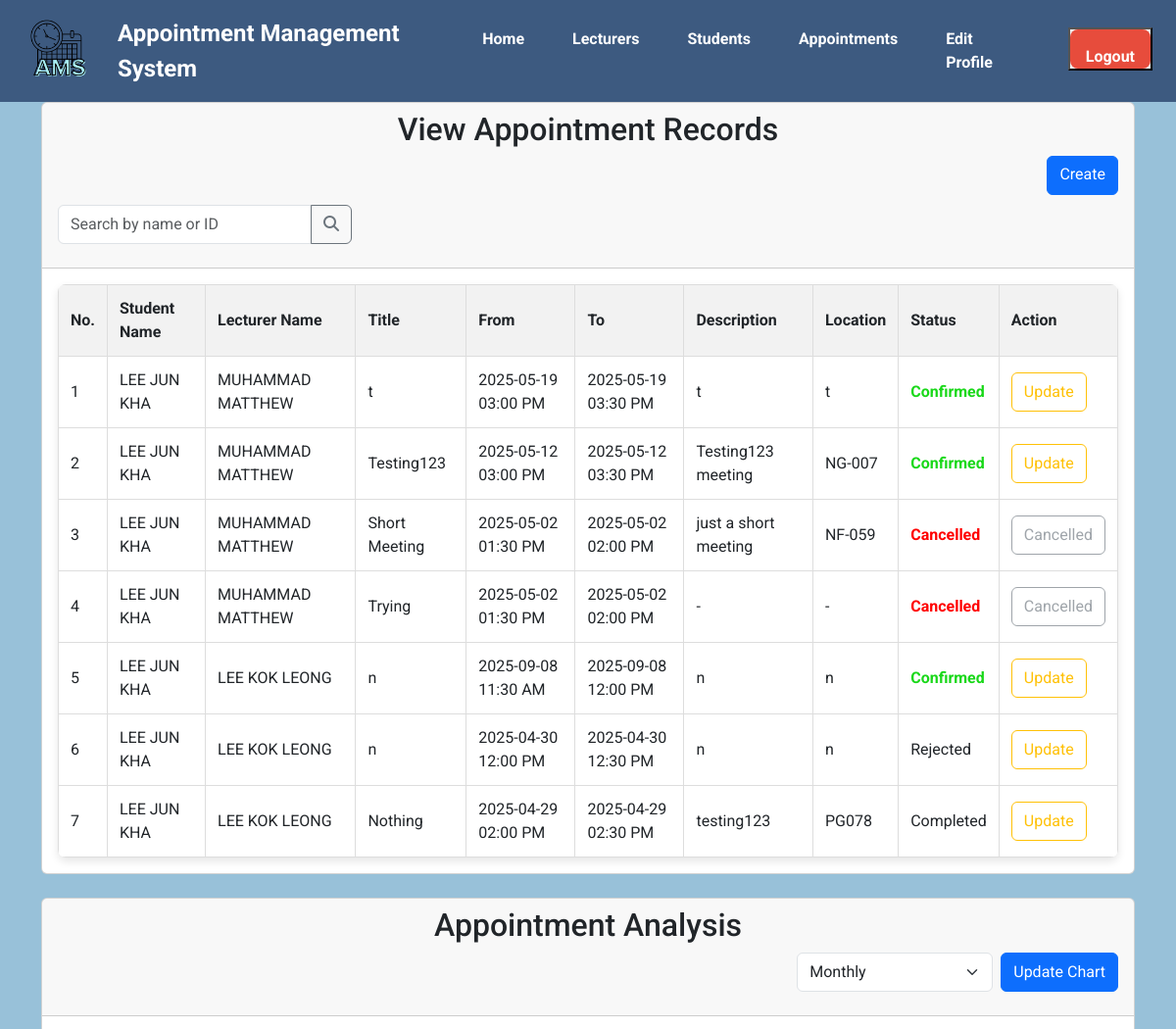
Before: /appointment_view_admin.php (signed in, upper part) with the older database file.
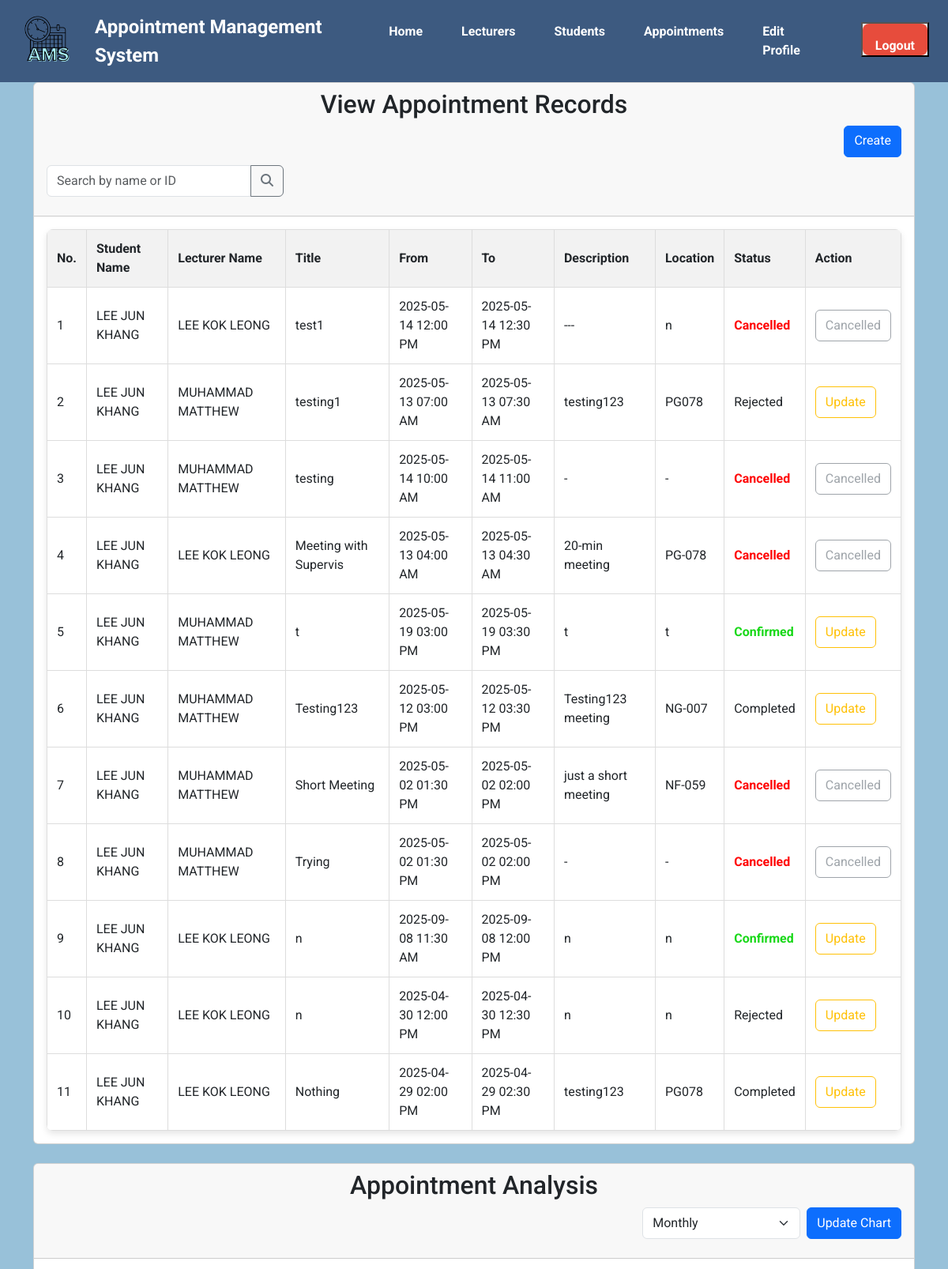
After: the same page with the newer database file.
### tables this page shows
CREATE TABLE `appointments` (
  `id` bigint(11) NOT NULL,
  `student_id` bigint(11) NOT NULL,
  `lecturer_id` bigint(11) NOT NULL,
  `title` varchar(100) NOT NULL,
  `start_datetime` datetime NOT NULL,
  `end_datetime` datetime NOT NULL,
  `status` enum('Confirmed','Rejected','Cancelled','Completed') DEFAULT 'Confirmed',
  `description` text DEFAULT NULL,
  `location` varchar(50) NOT NULL,
  `created_at` timestamp NOT NULL DEFAULT current_timestamp(),
  `updated_at` timestamp NOT NULL DEFAULT current_timestamp() ON UPDATE current_timestamp()
);

CREATE TABLE `users` (
  `id` bigint(11) NOT NULL,
  `username` varchar(100) NOT NULL,
  `email` varchar(100) NOT NULL,
  `role_id` int(1) NOT NULL,
  `reg_date` datetime NOT NULL,
  `password` varchar(255) NOT NULL,
  `contact_number` varchar(15) NOT NULL
);

### appointment_view_admin.php (the view, shortened to what the changed rows need)
<?php
include("database.php");
?>
<!DOCTYPE html>
<html lang="en">
<head>
    <link rel="stylesheet" href="css/style.css">
    <link href="https://cdn.jsdelivr.net/npm/bootstrap@5.3.3/dist/css/bootstrap.min.css" rel="stylesheet"
>
    <link rel="stylesheet" type="text/css"
        href="https://cdnjs.cloudflare.com/ajax/libs/font-awesome/6.6.0/css/all.min.css">
    <link rel="stylesheet" href="https://unicons.iconscout.com/release/v4.0.0/css/line.css">
</head>
<body class="main-box top">
    <main>
        <div class="container">
            <div class="row">
                <div class="col-md-12">
                    <div class="card">
                        <div class="card-header">
                            <h2 style="text-align: center;">View Appointment Records</h2>
                        </div>
                        <div class="card-body">
                            <table class="product-table" id="appointmentTable">
                                <thead>
                                    <tr>
                                        <th>No.</th>
                                        <th>Student Name</th>
                                        <th>Lecturer Name</th>
                                        <th>Title</th>
                                        <th>From</th>
                                        <th>To</th>
                                        <th>Description</th>
                                        <th>Location</th>
                                        <th>Status</th>
                                        <th>Action</th>
                                    </tr>
                                </thead>
                                <tbody>
                                    <?php
                                    $count = 1;
                                    $sel_query = "SELECT appointments.*,
                                                  u1.username AS student_name,
                                                  u1.email AS student_email,
                                                  u2.username AS lecturer_name,
                                                  u2.email AS lecturer_email,
                                                  DATE_FORMAT(appointments.start_datetime, '%Y-%m-%d %h:%i %p') AS formatted_start,
                                                  DATE_FORMAT(appointments.end_datetime, '%Y-%m-%d %h:%i %p') AS formatted_end
                                                  FROM appointments
                                                  JOIN students s ON appointments.student_id = s.id
                                                  JOIN users u1 ON s.user_id = u1.id
                                                  JOIN lecturers l ON appointments.lecturer_id = l.id
                                                  JOIN users u2 ON l.user_id = u2.id
                                                  ORDER BY appointments.id DESC";
                                    $stmt = $con->prepare($sel_query);
                                    if (!$stmt) {
                                        echo "<tr><td colspan='10' style='text-align: center;'>Error preparing query: " . htmlspecialchars($con->error) . "</td></tr>";
                                    } else {
                                        if (!$stmt->execute()) {
                                            echo "<tr><td colspan='10' style='text-align: center;'>Error executing query: " . htmlspecialchars($stmt->error) . "</td></tr>";
                                        } else {
                                            $result = $stmt->get_result();
                                            if ($result->num_rows === 0) {
                                                echo "<tr><td colspan='10' style='text-align: center;'>No appointments found.</td></tr>";
                                            } else {
                                                while ($row = $result->fetch_assoc()) {
                                    ?>
                                    <tr>
                                        <td><?php echo $count; ?></td>
                                        <td><?php echo htmlspecialchars($row["student_name"]); ?></td>
                                        <td><?php echo htmlspecialchars($row["lecturer_name"]); ?></td>
                                        <td><?php echo htmlspecialchars($row["title"]); ?></td>
                                        <td><?php echo htmlspecialchars($row["formatted_start"]); ?></td>
                                        <td><?php echo htmlspecialchars($row["formatted_end"]); ?></td>
                                        <td><?php echo htmlspecialchars($row["description"]); ?></td>
                                        <td><?php echo htmlspecialchars($row["location"]); ?></td>
                                        <?php
                                                        $statusClass = '';
                                                        $statusText = $row['status'];
                                                        switch ($statusText) {
                                                            case 'Confirmed':
                                                                $statusClass = 'status-confirmed';
                                                                break;
                                                            case 'Cancelled':
                                                                $statusClass = 'status-cancelled';
                                                                break;
                                                            case 'Rejected':
                                                                $statusClass = 'status-rejected';
                                                                break;
                                                            case 'Completed':
                                                                $statusClass = 'status-completed';
                                                                break;
                                                        }
                                                        echo "<td class='$statusClass'>" . htmlspecialchars($statusText) . "</td>";
                                                        ?>
                                        <td>
                                            <?php if ($row['status'] !== 'Cancelled'): ?>
                                            <button type="button" class="btn btn-outline-warning" data-bs-toggle="modal"
                                                data-bs-target="#updateModal"
                                                data-id="<?php echo $row['id']; ?>">Update</button>
                                            <?php else: ?>
                                            <button type="button" class="btn btn-outline-secondary"
                                                disabled>Cancelled</button>
                                            <?php endif; ?>
                                        </td>
                                    </tr>
                                    <?php
                                                    $count++;
                                                }
                                            }
                                        }
                                    }
                                    ?>
                                </tbody>
                            </table>
                        </div>
                    </div>
                    <div class="card mt-4">
                        <div class="card-header">
                            <h2 style="text-align: center;">Appointment Analysis</h2>
                        </div>
                    </div>
                </div>
            </div>
        </div>
    </main>
</body>
</html>

Changed rows visible on the page:
added appointments: student.username "LEE JUN KHANG", users.username "LEE KOK LEONG", title "test1", formatted_start "2025-05-14 12:00 PM", formatted_end "2025-05-14 12:30 PM", description "---", location "n", status "Cancelled"
added appointments: student.username "LEE JUN KHANG", users.username "MUHAMMAD MATTHEW", title "testing1", formatted_start "2025-05-13 07:00 AM", formatted_end "2025-05-13 07:30 AM", description "testing123", location "PG078", status "Rejected"
added appointments: student.username "LEE JUN KHANG", users.username "MUHAMMAD MATTHEW", title "testing", formatted_start "2025-05-14 10:00 AM", formatted_end "2025-05-14 11:00 AM", description "-", location "-", status "Cancelled"
added appointments: student.username "LEE JUN KHANG", users.username "LEE KOK LEONG", title "Meeting with Supervis", formatted_start "2025-05-13 04:00 AM", formatted_end "2025-05-13 04:30 AM", description "20-min meeting", location "PG-078", status "Cancelled"
changed appointments (number 5 of 11 on the later page): student.username "LEE JUN KHA" → "LEE JUN KHANG"
changed appointments "Testing123": student.username "LEE JUN KHA" → "LEE JUN KHANG"; status "Confirmed" → "Completed"
changed through a linked row, appointments "Short Meeting": student.username "LEE JUN KHA" → "LEE JUN KHANG"
changed through a linked row, appointments "Trying": student.username "LEE JUN KHA" → "LEE JUN KHANG"
changed through a linked row, appointments (number 9 of 11 on the later page): student.username "LEE JUN KHA" → "LEE JUN KHANG"
changed through a linked row, appointments (number 10 of 11 on the later page): student.username "LEE JUN KHA" → "LEE JUN KHANG"
changed through a linked row, appointments "Nothing": student.username "LEE JUN KHA" → "LEE JUN KHANG"
